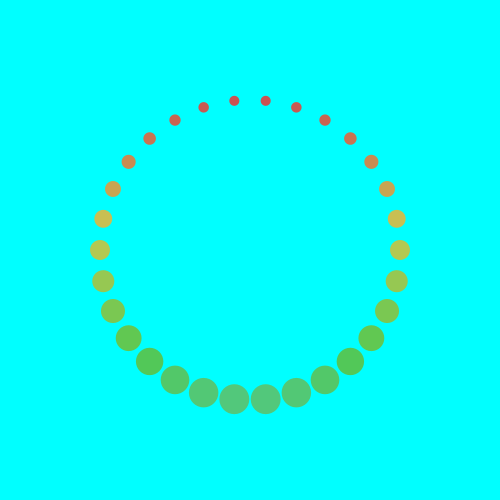
Frame 1 (no input)
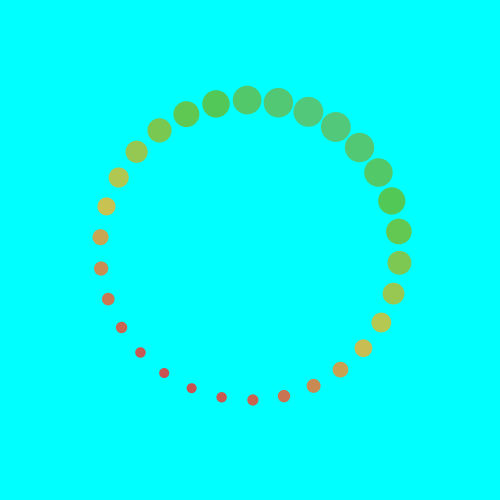
Frame 60 (the mouse pressed at the canvas centre just before this capture)
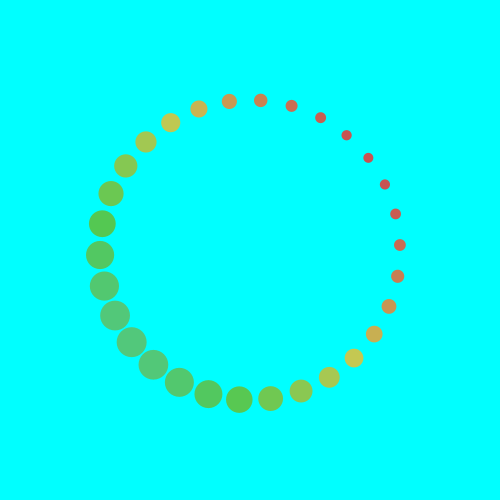
Frame 120 (the mouse held since frame 60 and released just before this capture)

The Processing sketch that drew these frames (run headless with seeded random() and noise(); from frame 60 on, the mouse is pressed at the canvas centre):

// Processing sketch: Day_021
// ── Day_021.pde
float big_radius = 150;
float small_radius = 25;
float t = 0;
float angle = 0;
int circle_num = 30;
void setup() {
  size(500, 500);
}

void draw() {
  colorMode(RGB);
  background(0, 255, 255);
  
  noFill();
  stroke(0);
  strokeWeight(10);
  
  translate(width / 2, height / 2);
  
  noStroke();
  colorMode(HSB);
  for (int i = 0; i < circle_num; i ++) {
    float x = big_radius * cos(angle + TWO_PI / circle_num * i);
    float y = big_radius * sin(angle + TWO_PI / circle_num * i);
    float d = 20 + 10 * sin(t + TWO_PI / circle_num * i);
    float h = map(sin(t + TWO_PI / circle_num * i), -1, 1, 0, 100);
    float s = 150;
    float b = 200;
    fill(h, s, b);
    circle(x, y, d); 
  }
  
  t += 0.05;
  angle += 0.005;
}


void keyPressed() {
  if (key == 's' || key == 'S') {
    save("Day_021.png");
  }
}
